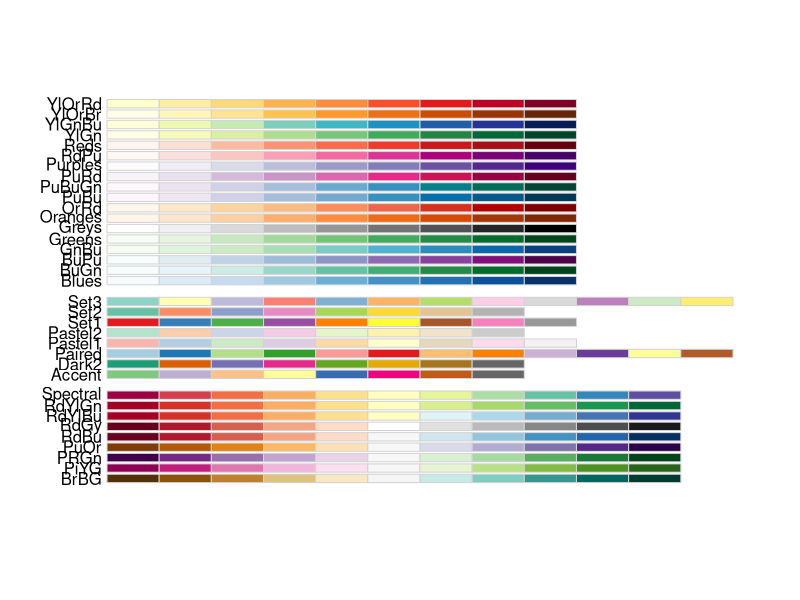
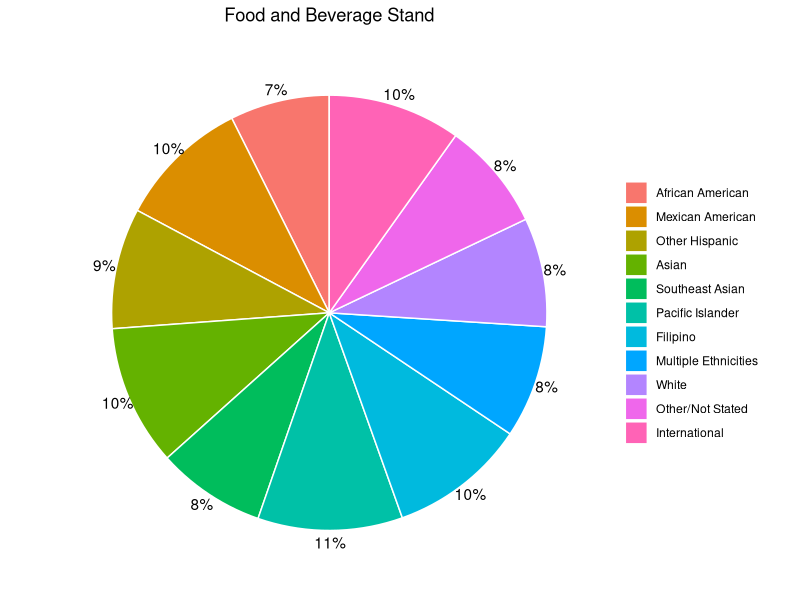
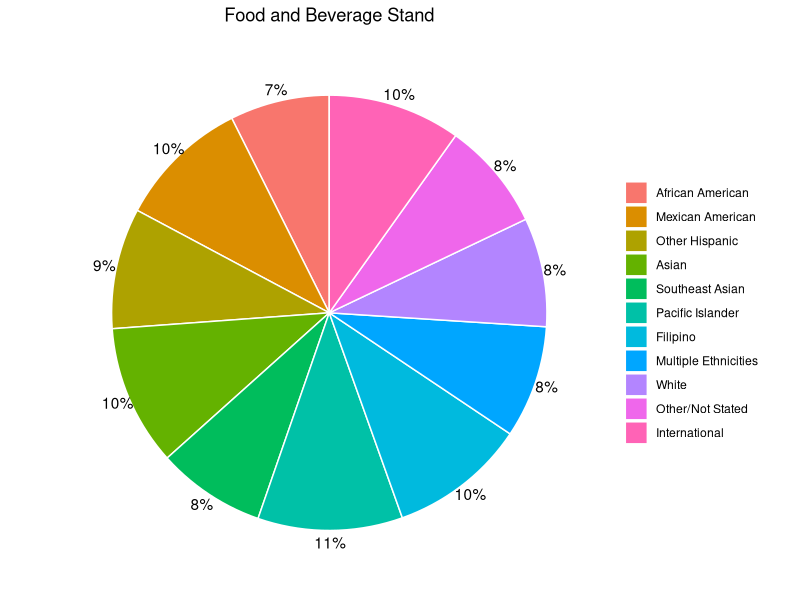

Write R code to recreate these figures, in order.
## ---- chunk 1
if(!require("tidyverse")) install.packages("tidyverse")
if(!require("fs")) install.packages("fs")
if(!require("scales")) install.packages("scales")
if(!require("readxl")) install.packages("readxl")
if(!require("RColorBrewer")) install.packages("RColorBrewer")
if(!require("ggplot2")) install.packages("ggplot2")
library(tidyverse)
library(fs)
library(scales)
library(readxl)
library(dplyr)
library(RColorBrewer)
library(ggplot2)

df_M1 <- read_excel("4 - Food and Beverage Stand - M1 - Initial dataset.xlsx")

# See what the data for that sheet looks like
head(df_M1)

# Or look at the entire data frame in a table in a new tab
view(df_M1)


df_M3 <- read_excel("4 - Food and Beverage Stand - M3 - Data Composition.xlsx")

# See what the data for that sheet looks like
head(df_M3)

# Or look at the entire data frame in a table in a new tab
view(df_M3)

#merging the two data frames
df_merge <- merge(df_M1, df_M3, by = c("ID"))   

# See what the data for that sheet looks like
head(df)

# Or look at the entire data frame in a table in a new tab
view(df)

df = data.frame(df_merge$Q2, df_merge$Q11)
df

mean_grouped <- df %>% group_by(df_merge.Q2) %>% summarise(mean = mean(df_merge.Q11))
print(mean_grouped)
#printing mean
print(mean_grouped)

sum_mean <- sum(mean_grouped$mean)
sum_mean
percent_mean <- sprintf("%.0f%%", 100 *(mean_grouped$mean/sum_mean))
percent_mean

# Define the ethnicity labels
ethnicity_labels <- c("African American","Mexican American","Other Hispanic","Asian","Southeast Asian","Pacific Islander","Filipino","Multiple Ethnicities","White","Other/Not Stated","International")

# Plotting the pie diagram
g <- ggplot(mean_grouped, aes(x = "", y = mean_grouped$mean, fill = factor(mean_grouped$df_merge.Q2, labels = ethnicity_labels))) + geom_col(color = "white") + ggtitle("Food and Beverage Stand") + geom_text(aes(x = 1.5, label = percent_mean), position = position_stack(vjust = 0.5), labels = ethnicity_labels) + coord_polar("y") + display.brewer.all() + theme_void() + theme(plot.title = element_text(hjust = 0.5)) + theme(legend.title=element_blank())
g # To show the DV on the screen
ggsave("Food and Beverage Stand-R.png")
